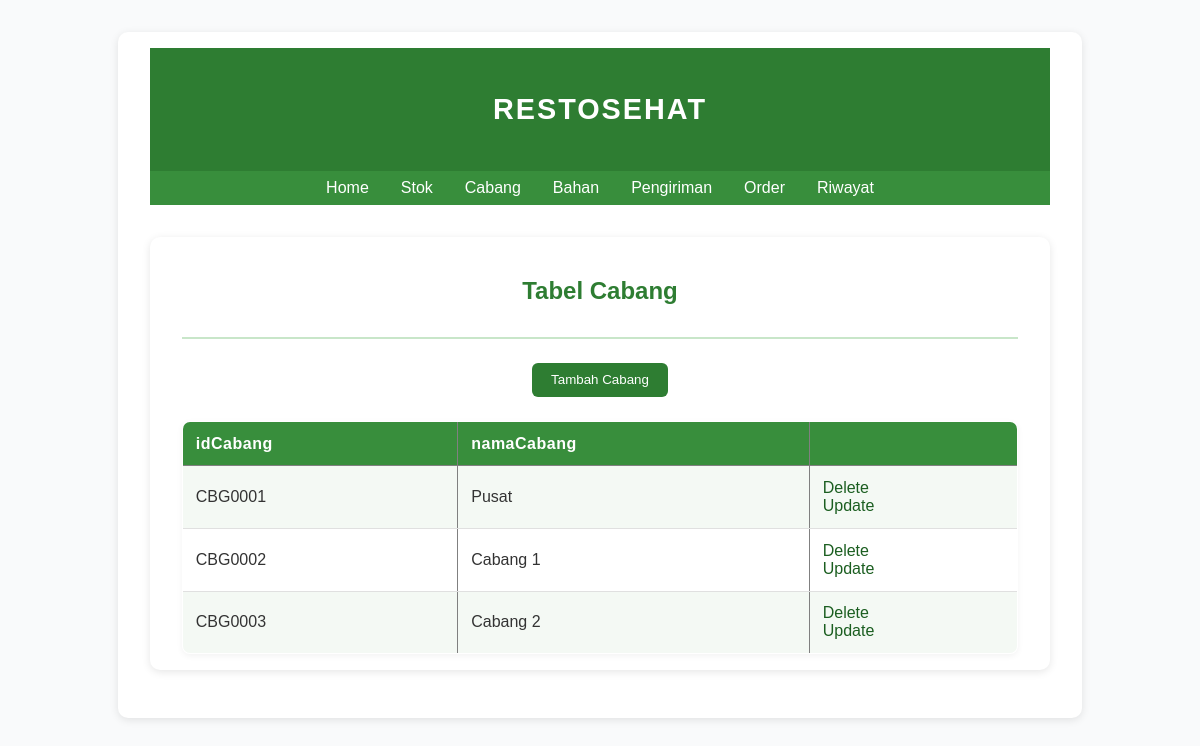
The page /cabang on the database as committed earlier.
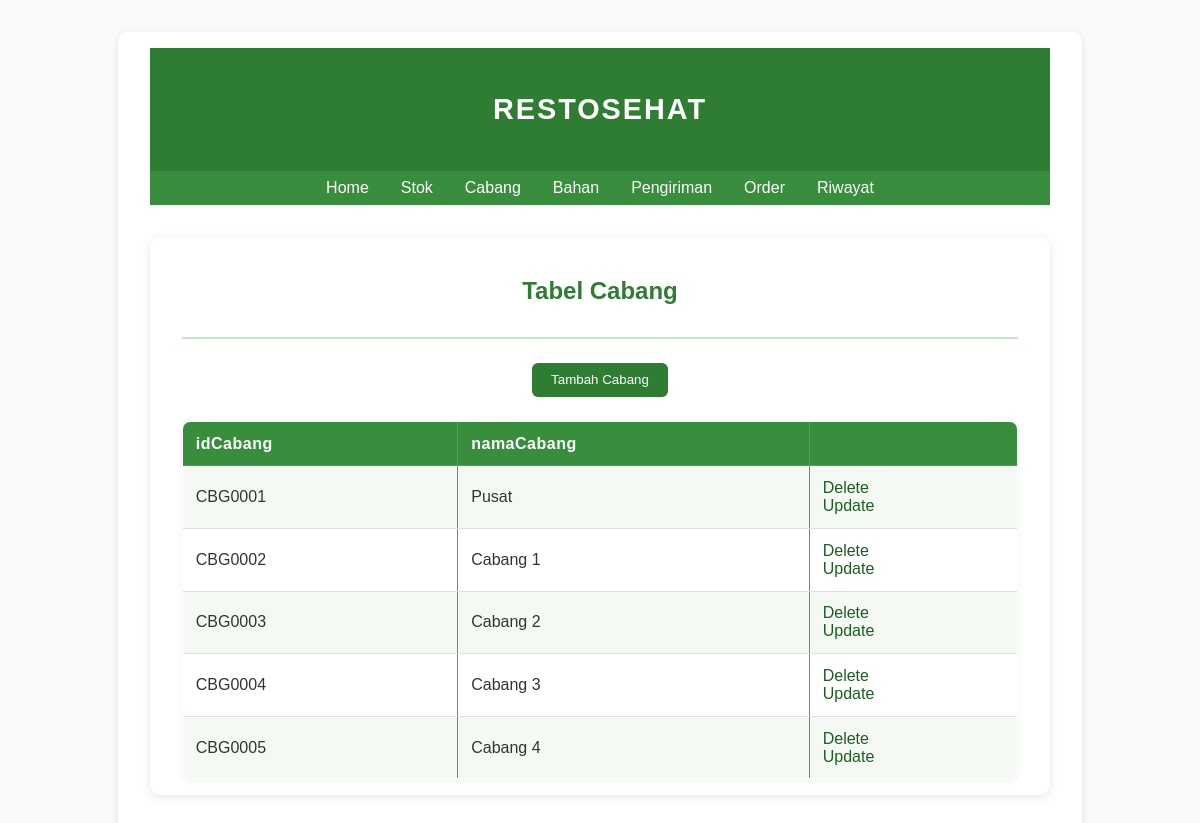
The same page on the database as committed later.
### main.py (models this page shows, shortened)
class Cabang(db.Model):
    idPrefix = 'CBG'
    id = db.Column(db.String(5), primary_key=True)
    namaCabang = db.Column(db.String(25), nullable=False)
    stocks = db.relationship('Stock', backref='cabang', lazy=True, cascade="all, delete-orphan")
    riwayat = db.relationship('Riwayat', backref='cabang', lazy=True)

### main.py (the view)
@app.route("/cabang")
def cabang():
    chains = Cabang.query.order_by(Cabang.id).all()
    return render_template('cabang.html', chains=chains)

### templates/cabang.html (shortened to what this page needs)
{% extends 'base.html' %}
{% block body %}
<div class="content">
    <div class="head-name">
        <p>RESTOSEHAT</p>
    </div>
    <div class="navbar">
        <ul>
            <li><a href="/">Home</a></li>
            <li><a href="/stok">Stok</a></li>
            <li><a href="/cabang">Cabang</a></li>
            <li><a href="/bahan">Bahan</a></li>
            <li><a href="/pengiriman">Pengiriman</a></li>
            <li><a href="/order">Order</a></li>
            <li><a href="/riwayat">Riwayat</a></li>
        </ul>
    </div>
    <div class="content">
        <div class="head-content">
            <p>Tabel Cabang</p>
        </div>
        <div class="main-content">
            <a href="/tambah_cabang"><input type="button" value="Tambah Cabang"></a>
            {% if chains|length < 1 %}
            <h4>Kosong</h4>
            {% else %}
            <table border="1" cellspacing="0">
                <tr>
                    <th>idCabang</th>
                    <th>namaCabang</th>
                    <th></th>
                </tr>
                {% for chain in chains %}
                <tr>
                    <td>{{ chain.id }}</td>
                    <td>{{ chain.namaCabang }}</td>
                    <td>
                        <a href="/delete_cabang/{{chain.id}}">Delete</a>
                        <br>
                        <a href="/update/{{chain.id}}">Update</a>
                    </td>
                </tr>
                {% endfor %}
            </table>
            {% endif %}
        </div>
    </div>
</div>
{% endblock %}

Rows that differ between the two databases and show on the page:
added Cabang: id "CBG0004", namaCabang "Cabang 3"
added Cabang: id "CBG0005", namaCabang "Cabang 4"
